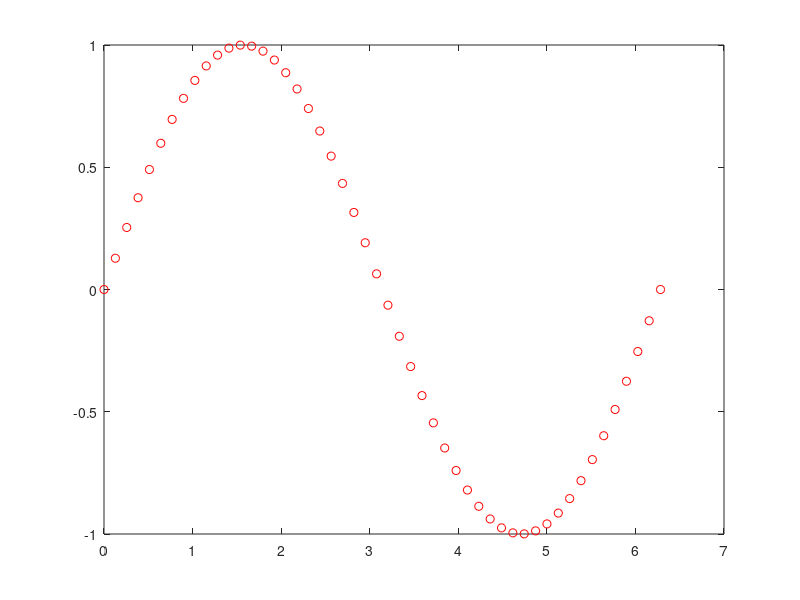

Recreate this plot in MATLAB. (Note: this script raises an error after producing the figure.)
%% Test 1
clc; clear all;

n = 1;
m = 50;
x = linspace(0,2 * pi, m);
y = sin(x) + rand(size(x)) * .0;

figure(1);
plot(x,y,'ro');
hold on;

W = ones(m,2);

[P1, t1] = TLSFitBezierWeightedConstraint1([x' y'],W, n);

W([1:10,m-10:m],1) = 0.1;
W([1:10,m-10:m],2) = 0.1;
% W([1:5,m-5:m],1) = 10;
% W([1:5,m-5:m],2) = 10;

[P2, t2] = TLSFitBezierWeightedConstraint1([x' y'],W, n);

C1 = renderBezier(P1, t1);
C2 = renderBezier(P2, t2);

plot(C1(:,1),C1(:,2),'b.');
plot(C2(:,1),C2(:,2),'r.');

axis equal;
hold off;


%% Test 2
clc; clear all;

n = 1;
m = 60;
x = linspace(0,2 * pi, m);
y = 0.5*sin(x) + rand(size(x)) * .5;
data = [x' y'];
% data = data(randperm(size(data,1)),:);
x = data(:,1)';
y = data(:,2)';

figure(1);
plot(x,y,'ro');

tic;
% w = ones(size(data));
w = [1000*ones(size(data,1),1),1000*ones(size(data,1),1)];
[P3, t3] = TLSFitBezierWeightedConstraint1(data, w, n);
% [P3, t3] = TLSFitBezierWeightedConstrainedCP([data data(:,1)], [w w(:,1)], 3, 1/30);
toc;

C3 = renderBezier(P3, sort(t3));
C3_unordered = renderBezier(P3, t3);
% C3 = renderBezier(P3, linspace(0,1,200)');

hold on;

% Plot nodes and control points
plot(C3(:,1),C3(:,2),'g.-');
% plot(P3(:,1),P3(:,2),'bo');

% Plot residuals
for p=1:m
    plot([x(p) C3_unordered(p,1)],[y(p) C3_unordered(p,2)],'b-');
end

axis equal;
hold off;

